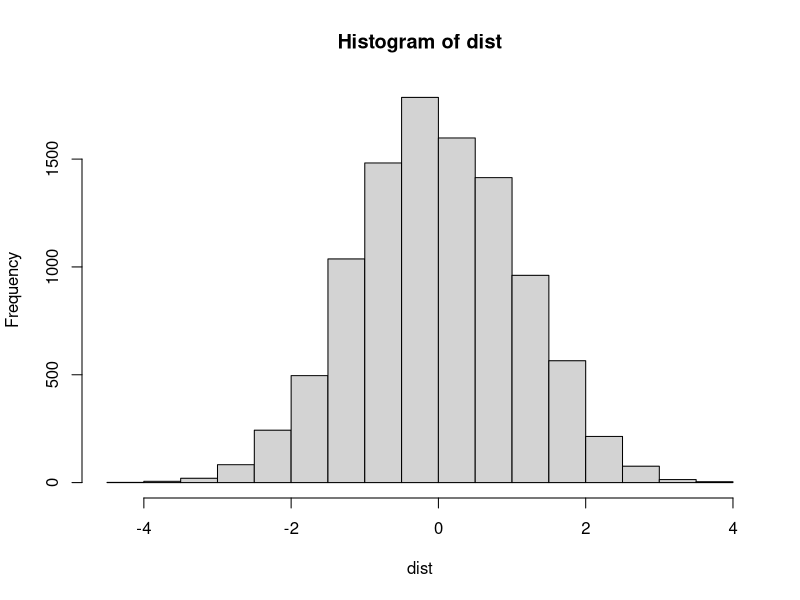

Write the R code that produced this figure.
diff <- c(0,7,-7,-2,-12,14,-1,2,-2,-2, -13, 9,1,6, -12, 3,3,4,2,-5, 0,7,17,3,-14,-1,8,-4,8,-9,-1,6,2,-3,2,4,-2,2,-2)

ave_diff <- mean(diff)

nrep <- 10000

compare <- replicate(nrep, mean((diff) * sample(c(-1,1),length(diff),replace = T)) >=ave_diff)
dist <- replicate(nrep, mean((diff) * sample(c(-1,1),length(diff),replace = T)))
p <- sum(compare)/nrep

p

hist(dist)